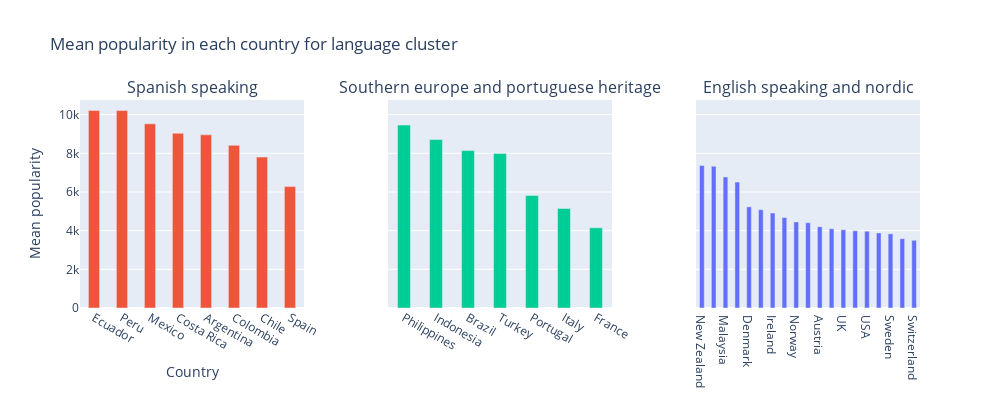

Notebook source saved alongside this figure:
### Markdown cell above
### Mean popularity in each country for language cluster

### Code cell
country_en = country[country.Cluster == 'english speaking and nordic'].sort_values(ascending=False, by = 'Mean_Popularity')
country_spanish = country[country.Cluster == 'spanish speaking'].sort_values(ascending=False, by = 'Mean_Popularity')
country_portuguese = country[country.Cluster == 'southern europe and portuguese heritage'].sort_values(ascending=False, by = 'Mean_Popularity')

fig = make_subplots(rows=1, cols=3, subplot_titles=( "Spanish speaking", "Southern europe and portuguese heritage", "English speaking and nordic",), shared_yaxes=True, horizontal_spacing=0.1)
fig.add_trace(go.Bar(x=country_en.Country, y=country_en.Mean_Popularity), row=1, col=3)
fig.add_trace(go.Bar(x=country_spanish.Country, y=country_spanish.Mean_Popularity), row=1, col=1)
fig.add_trace(go.Bar(x=country_portuguese.Country, y=country_portuguese.Mean_Popularity), row=1, col=2)
fig.update_layout(height=400, width=1000,
                  title_text="Mean popularity in each country for language cluster", showlegend=False, yaxis_title='Mean popularity', xaxis_title='Country')
fig.update_traces(width=0.4)
fig.show()

### Figure 1 — Plotly figure (JSON) as saved in the notebook; plotly's stock layout.template omitted (floating-point values rounded to 4 significant figures)
{"data": [{"type": "bar", "width": 0.4, "x": ["New Zealand", "Singapore", "Malaysia", "Australia", "Denmark", "Poland", "Ireland", "Canada", "Norway", "Belgium", "Austria", "Finland", "UK", "Netherlands", "USA", "Germany", "Sweden", "Taiwan", "Switzerland"], "xaxis": "x3", "y": [7370.0, 7329.0, 6781.0, 6515.0, 5233.0, 5083.0, 4912.0, 4678.0, 4450.0, 4410.0, 4202.0, 4100.0, 4046.0, 3994.0, 3973.0, 3881.0, 3837.0, 3586.0, 3500.0], "yaxis": "y3"}, {"type": "bar", "width": 0.4, "x": ["Ecuador", "Peru", "Mexico", "Costa Rica", "Argentina", "Colombia", "Chile", "Spain"], "xaxis": "x", "y": [10220.0, 10210.0, 9525.0, 9039.0, 8956.0, 8411.0, 7804.0, 6279.0], "yaxis": "y"}, {"type": "bar", "width": 0.4, "x": ["Philippines", "Indonesia", "Brazil", "Turkey", "Portugal", "Italy", "France"], "xaxis": "x2", "y": [9460.0, 8715.0, 8139.0, 7991.0, 5820.0, 5145.0, 4149.0], "yaxis": "y2"}], "layout": {"annotations": [{"font": {"size": 16}, "showarrow": false, "text": "Spanish speaking", "x": 0.1333, "xanchor": "center", "xref": "paper", "y": 1, "yanchor": "bottom", "yref": "paper"}, {"font": {"size": 16}, "showarrow": false, "text": "Southern europe and portuguese heritage", "x": 0.5, "xanchor": "center", "xref": "paper", "y": 1, "yanchor": "bottom", "yref": "paper"}, {"font": {"size": 16}, "showarrow": false, "text": "English speaking and nordic", "x": 0.8667, "xanchor": "center", "xref": "paper", "y": 1, "yanchor": "bottom", "yref": "paper"}], "height": 400, "showlegend": false, "title": {"text": "Mean popularity in each country for language cluster"}, "width": 1000, "xaxis": {"anchor": "y", "domain": [0, 0.2667], "title": {"text": "Country"}}, "xaxis2": {"anchor": "y2", "domain": [0.3667, 0.6333]}, "xaxis3": {"anchor": "y3", "domain": [0.7333, 1]}, "yaxis": {"anchor": "x", "domain": [0, 1], "title": {"text": "Mean popularity"}}, "yaxis2": {"anchor": "x2", "domain": [0, 1], "matches": "y", "showticklabels": false}, "yaxis3": {"anchor": "x3", "domain": [0, 1], "matches": "y", "showticklabels": false}}}
